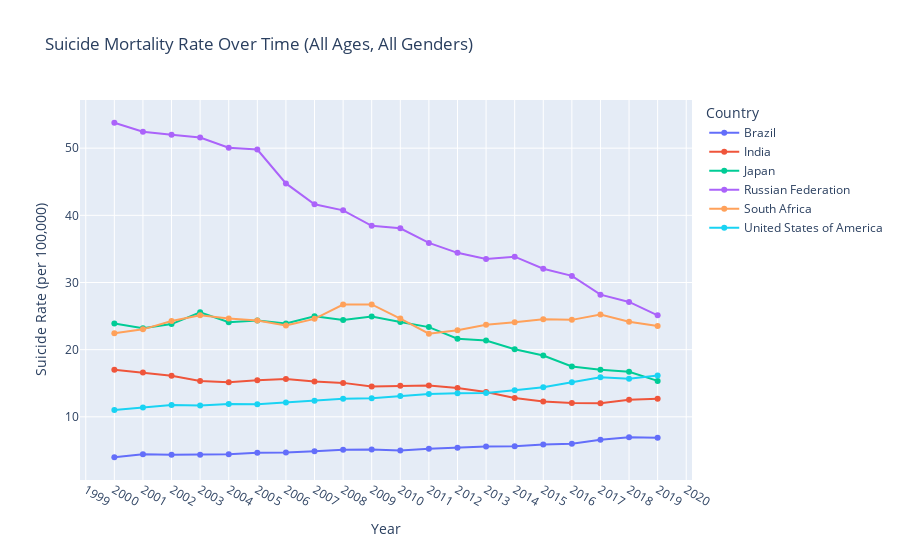

The notebook cell saved with this chart:
### Markdown cell above
📊 Step 4: Create the Interactive Line Chartve on to Option 1: Gender Dropdown?

### Code cell
fig = px.line(
    df_filtered,
    x="DIM_TIME",
    y="RATE_PER_100000_N",
    color="GEO_NAME_SHORT",
    markers=True,
    title="Suicide Mortality Rate Over Time (All Ages, All Genders)",
    labels={
        "DIM_TIME": "Year",
        "RATE_PER_100000_N": "Suicide Rate (per 100,000)",
        "GEO_NAME_SHORT": "Country"
    }
)

fig.update_layout(
    xaxis=dict(tickmode='linear', tick0=2000, dtick=1)
)

fig.show()

### Figure 1 — Plotly figure (JSON) as saved in the notebook; plotly's stock layout.template omitted (floating-point values rounded to 4 significant figures)
{"data": [{"hovertemplate": "Country=Brazil<br>Year=%{x}<br>Suicide Rate (per 100,000)=%{y}<extra></extra>", "legendgroup": "Brazil", "line": {"color": "#636efa", "dash": "solid"}, "marker": {"symbol": "circle"}, "mode": "lines+markers", "name": "Brazil", "orientation": "v", "showlegend": true, "type": "scatter", "x": [2000, 2001, 2002, 2003, 2004, 2005, 2006, 2007, 2008, 2009, 2010, 2011, 2012, 2013, 2014, 2015, 2016, 2017, 2018, 2019], "xaxis": "x", "y": [3.98, 4.42, 4.36, 4.34, 4.42, 4.66, 4.67, 4.86, 5.09, 5.13, 4.99, 5.23, 5.39, 5.58, 5.62, 5.87, 5.99, 6.58, 6.96, 6.89], "yaxis": "y"}, {"hovertemplate": "Country=India<br>Year=%{x}<br>Suicide Rate (per 100,000)=%{y}<extra></extra>", "legendgroup": "India", "line": {"color": "#EF553B", "dash": "solid"}, "marker": {"symbol": "circle"}, "mode": "lines+markers", "name": "India", "orientation": "v", "showlegend": true, "type": "scatter", "x": [2000, 2001, 2002, 2003, 2004, 2005, 2006, 2007, 2008, 2009, 2010, 2011, 2012, 2013, 2014, 2015, 2016, 2017, 2018, 2019], "xaxis": "x", "y": [17.0, 16.6, 16.12, 15.35, 15.16, 15.45, 15.62, 15.27, 15.05, 14.53, 14.64, 14.66, 14.28, 13.7, 12.79, 12.27, 12.05, 12.04, 12.55, 12.69], "yaxis": "y"}, {"hovertemplate": "Country=Japan<br>Year=%{x}<br>Suicide Rate (per 100,000)=%{y}<extra></extra>", "legendgroup": "Japan", "line": {"color": "#00cc96", "dash": "solid"}, "marker": {"symbol": "circle"}, "mode": "lines+markers", "name": "Japan", "orientation": "v", "showlegend": true, "type": "scatter", "x": [2000, 2001, 2002, 2003, 2004, 2005, 2006, 2007, 2008, 2009, 2010, 2011, 2012, 2013, 2014, 2015, 2016, 2017, 2018, 2019], "xaxis": "x", "y": [23.9, 23.19, 23.81, 25.55, 24.09, 24.34, 23.89, 24.97, 24.41, 24.93, 24.11, 23.36, 21.63, 21.37, 20.07, 19.13, 17.49, 17.01, 16.72, 15.34], "yaxis": "y"}, {"hovertemplate": "Country=Russian Federation<br>Year=%{x}<br>Suicide Rate (per 100,000)=%{y}<extra></extra>", "legendgroup": "Russian Federation", "line": {"color": "#ab63fa", "dash": "solid"}, "marker": {"symbol": "circle"}, "mode": "lines+markers", "name": "Russian Federation", "orientation": "v", "showlegend": true, "type": "scatter", "x": [2000, 2001, 2002, 2003, 2004, 2005, 2006, 2007, 2008, 2009, 2010, 2011, 2012, 2013, 2014, 2015, 2016, 2017, 2018, 2019], "xaxis": "x", "y": [53.79, 52.44, 51.98, 51.58, 50.07, 49.79, 44.75, 41.65, 40.74, 38.43, 38.08, 35.89, 34.41, 33.49, 33.84, 32.05, 30.99, 28.19, 27.11, 25.11], "yaxis": "y"}, {"hovertemplate": "Country=South Africa<br>Year=%{x}<br>Suicide Rate (per 100,000)=%{y}<extra></extra>", "legendgroup": "South Africa", "line": {"color": "#FFA15A", "dash": "solid"}, "marker": {"symbol": "circle"}, "mode": "lines+markers", "name": "South Africa", "orientation": "v", "showlegend": true, "type": "scatter", "x": [2000, 2001, 2002, 2003, 2004, 2005, 2006, 2007, 2008, 2009, 2010, 2011, 2012, 2013, 2014, 2015, 2016, 2017, 2018, 2019], "xaxis": "x", "y": [22.44, 23.02, 24.27, 25.12, 24.64, 24.35, 23.59, 24.59, 26.71, 26.74, 24.64, 22.37, 22.9, 23.71, 24.07, 24.52, 24.44, 25.22, 24.15, 23.52], "yaxis": "y"}, {"hovertemplate": "Country=United States of America<br>Year=%{x}<br>Suicide Rate (per 100,000)=%{y}<extra></extra>", "legendgroup": "United States of America", "line": {"color": "#19d3f3", "dash": "solid"}, "marker": {"symbol": "circle"}, "mode": "lines+markers", "name": "United States of America", "orientation": "v", "showlegend": true, "type": "scatter", "x": [2000, 2001, 2002, 2003, 2004, 2005, 2006, 2007, 2008, 2009, 2010, 2011, 2012, 2013, 2014, 2015, 2016, 2017, 2018, 2019], "xaxis": "x", "y": [11.03, 11.39, 11.77, 11.7, 11.91, 11.86, 12.13, 12.41, 12.69, 12.76, 13.1, 13.39, 13.51, 13.55, 13.97, 14.4, 15.15, 15.89, 15.68, 16.14], "yaxis": "y"}], "layout": {"autosize": true, "legend": {"title": {"text": "Country"}, "tracegroupgap": 0}, "title": {"text": "Suicide Mortality Rate Over Time (All Ages, All Genders)"}, "xaxis": {"anchor": "y", "autorange": true, "domain": [0, 1], "dtick": 1, "range": [1999.0, 2020.0], "tick0": 2000, "tickmode": "linear", "title": {"text": "Year"}, "type": "linear"}, "yaxis": {"anchor": "x", "autorange": true, "domain": [0, 1], "range": [-0.1301, 57.9], "title": {"text": "Suicide Rate (per 100,000)"}, "type": "linear"}}}
